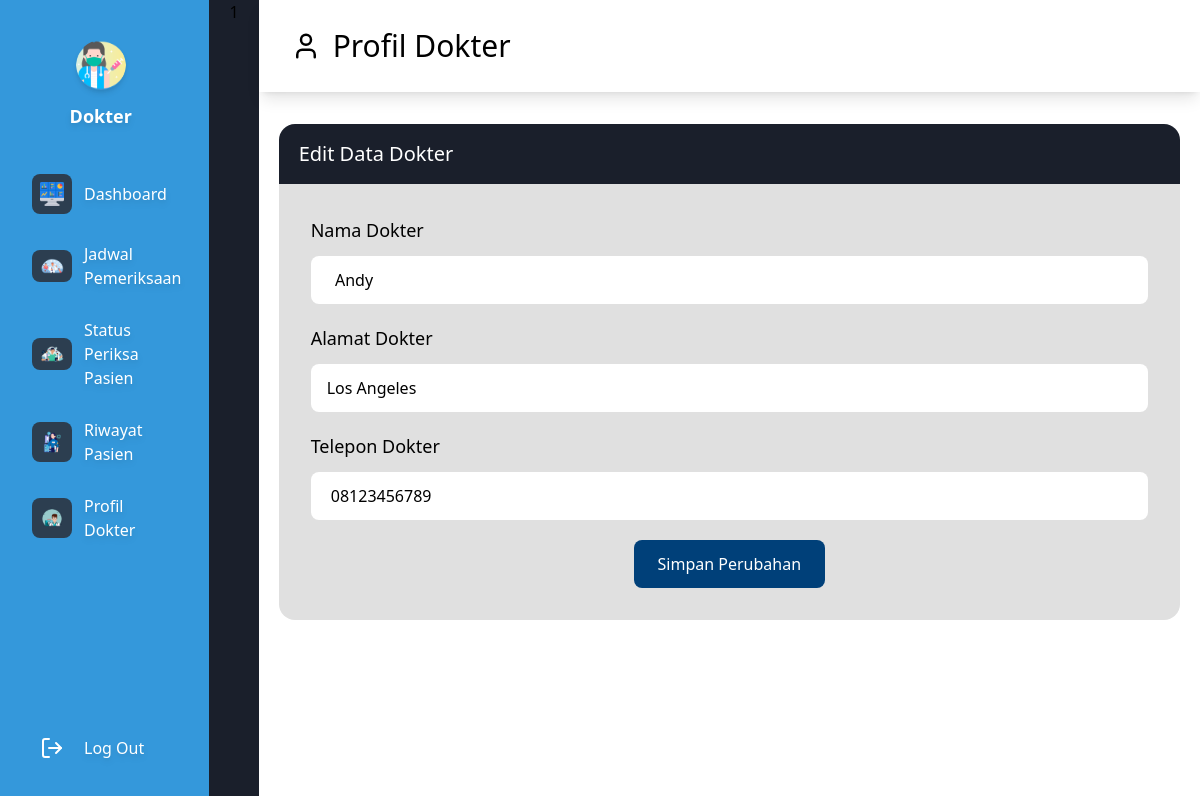
Page /pages/dokter/profil.php (signed in) on the committed database.
### tables this page shows
CREATE TABLE `dokter` (
  `id` int(11) UNSIGNED NOT NULL,
  `username` varchar(50) NOT NULL,
  `password` varchar(20) NOT NULL,
  `nama` varchar(255) NOT NULL,
  `alamat` varchar(255) NOT NULL,
  `no_hp` varchar(50) NOT NULL,
  `id_poli` int(11) UNSIGNED NOT NULL
);

### functions/connect_database.php (called while the page is built)
<?php
$conn = mysqli_connect("localhost", "root", "", "poli" );
function query($query){
    global $conn;
    $data_pack = mysqli_query($conn, $query);
    $data = [];
    while ($item = mysqli_fetch_assoc($data_pack)) {
        $data[] = $item;
    }
    return $data;
}
 ?>

### pages/dokter/profil.php (the view, shortened to what this page needs)
<?php
$username = $_SESSION["username"];
require '../../functions/connect_database.php';
require '../../functions/dokter_functions.php';
$dokter = query("SELECT * FROM dokter WHERE username = '$username'")[0];
?>
<!DOCTYPE html>
<html lang="en">
<head>
    <script src="https://cdn.tailwindcss.com"></script>
</head>
<body class="flex gap-5 bg-[#1A1F2B]">
    <?= include("../../components/sidebar_dokter.php"); ?>
    <main class="flex flex-col w-full bg-[#292E3B bg-white pb-10">
        <header class="flex items-center gap-3 px-8 py-7 shadow-lg">
            <img src="../../assets/icons/pasien-icon.svg" alt="" width="30px" class="invert">
            <h1 class="text-3xl font-medium">Profil Dokter</h1>
        </header>
        <article class="mx-5 mt-8">
            <h1 class="bg-[#1A1F2B] px-5 py-4 text-white text-xl font-medium rounded-t-2xl">Edit Data Dokter</h1>
            <form action="" method="post" class="flex flex-col gap-5 p-8 bg-[#e0e0e0] rounded-b-2xl">
                    <div class="flex flex-col gap-3">
                        <label for="nama" class="text-lg font-medium">Nama Dokter</label>
                        <input type="text" name="nama" id="nama" value=" <?= $dokter["nama"] ?>"
                            class="px-4 py-3 outline-none rounded-lg">
                    </div>
                    <div class="flex flex-col gap-3">
                        <label for="alamat" class="text-lg font-medium">Alamat Dokter</label>
                        <input type="text" name="alamat" id="alamat" value="<?= $dokter["alamat"] ?>"
                            class="px-4 py-3 outline-none rounded-lg">
                    </div>
                    <div class="flex flex-col gap-3">
                        <label for="no_hp" class="text-lg font-medium">Telepon Dokter</label>
                        <input type="text" name="no_hp" id="no_hp" value="<?= $dokter["no_hp"] ?>"
                            class="px-4 py-3 outline-none rounded-lg">
                    </div>
                    <button type="submit" name="submit"
                        class="bg-[#004079] w-fit mx-auto py-3 px-6 text-white font-medium rounded-lg">Simpan Perubahan</button>
                </form>
        </article>
    </main>
</body>
</html>

### rows in the picture
dokter: nama "Andy", alamat "Los Angeles", no_hp "08123456789"

### other values in the picture
include("../../components/sidebar_dokter.php") "1"
